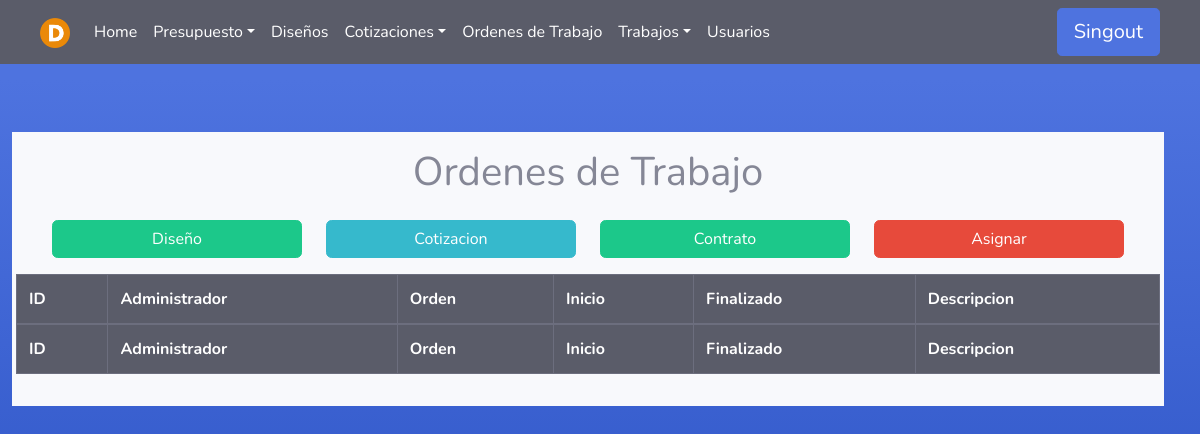
The app's page /Produccion/Ordenesinfo/4/ (signed in), older data.
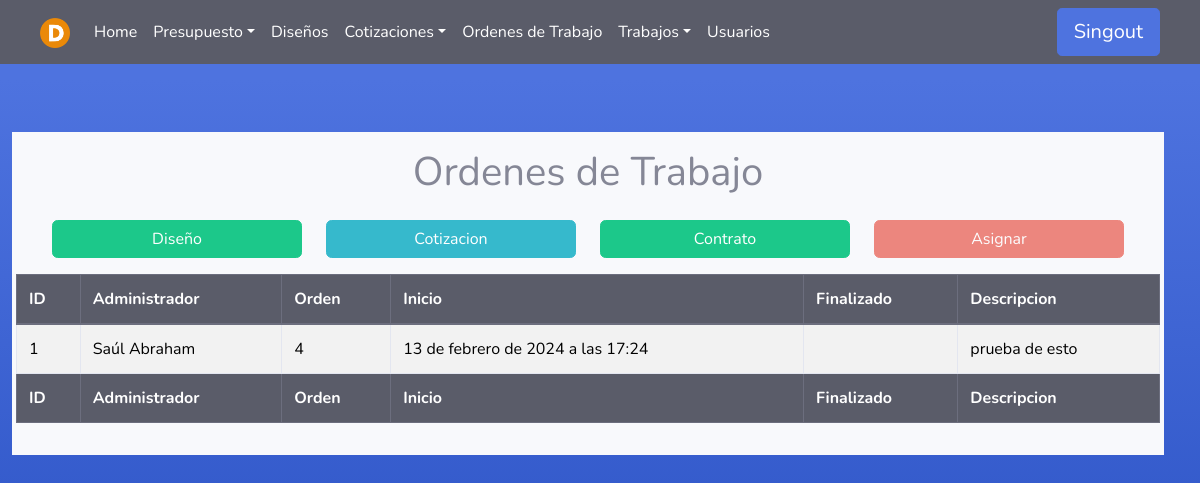
The same page, newer data.
### Produccion/models.py (models this page shows)
class Trabajos_Orden(models.Model):
    orden = models.ForeignKey(Orden_trabajo, on_delete=models.PROTECT, null=False, blank=False)
    trabajo = models.ForeignKey(Trabajo, on_delete=models.PROTECT, null=False, blank=False)
    administrador = models.ForeignKey(User, on_delete=models.PROTECT, null=False)

class Orden_trabajo(models.Model):
    presupuesto = models.ForeignKey(Presupuesto, on_delete=models.PROTECT, null=False, blank=False)
    diseno_CNC = models.ForeignKey(Diseno_CNC, on_delete=models.PROTECT, null=True)
    contrato = models.FileField(upload_to='contratos/' ,null=False, blank=False)

class Trabajo(models.Model):
    trabajador = models.ForeignKey(User, on_delete=models.PROTECT, null=False, blank=False)
    grup = models.ForeignKey(Group, on_delete=models.PROTECT, null=True, blank=True)
    fecha_inicio = models.DateTimeField(auto_now_add=True)
    fecha_fin = models.DateTimeField(null=True, blank=True)
    descripcion = models.CharField(max_length=100, null=False, blank=False)

### Produccion/views.py (the view)
# urls.py: path('Ordenesinfo/<int:id_o>/', produccion_views.ordenes_info , name='ordenes_trabajo_info'),
@login_required(login_url='index')
def ordenes_info(request, id_o):
    user = request.user
    if user.groups.filter(name='Administrador').exists() or user.is_superuser:
        orden = get_object_or_404(Orden_trabajo, id=id_o)
        diseno_aprobado = Diseno.objects.filter(presupuesto=orden.presupuesto, estado='Aprobado').first()
        if diseno_aprobado:
            cotizacion_aprobada = Cotizacion.objects.filter(diseno=diseno_aprobado, estado='Aprobado').first()
        else:
            cotizacion_aprobada = None
        objeto = {
            'orden': orden,
            'diseno_aprobado': diseno_aprobado,
            'cotizacion_aprobada': cotizacion_aprobada
        }
        Trabajos_en_Orden = Trabajos_Orden.objects.filter(orden=orden)
        trabajos_con_fecha_fin = Trabajos_en_Orden.filter(trabajo__fecha_fin__isnull=True).exists()
        return render(request, 'Produccion/Ordenes_trabajo_info.html',{'datos':objeto,'Trabajos':Trabajos_en_Orden,'trabajos_con_fecha_fin': trabajos_con_fecha_fin})
    else:
        error = "No tienes permiso para acceder a esta página."
        return render(request, '404.html', {'error': error})

### Templates/Produccion/Ordenes_trabajo_info.html (shortened to what this page needs)
{% extends 'tables.html' %}
{% block botones%}
<div class="container">
    <div class="text-center row ">
        <h1>Ordenes de Trabajo</h1>
        {% if datos.orden.diseno_CNC %}
        <div class="col-md-2 mt-3 mb-3">
        {% else %}
        <div class="col-md-3 mt-3 mb-3">
        {% endif %}
            <a class="btn btn-success btn-block" href="{% url 'descargar_archivo' id=datos.diseno_aprobado.id %}" download>
                Diseño
            </a>
        </div>
        {% if datos.orden.diseno_CNC %}
        <div class="col-md-2 mt-3 mb-3">
        {% else %}
        <div class="col-md-3 mt-3 mb-3">
        {% endif %}
            <a class="btn btn-info btn-block" href="{% url 'descargar_archivo_Cotizacion' id=datos.cotizacion_aprobada.id %}" download>
                Cotizacion
            </a>
        </div>
        {% if datos.orden.diseno_CNC %}
        <div class="col-md-2 mt-3 mb-3">
        {% else %}
        <div class="col-md-3 mt-3 mb-3">
        {% endif %}
            <a class="btn btn-success btn-block" href="{% url 'descargar_contrato' id=datos.orden.id %}" download>
                Contrato
            </a>
        </div>
        {% if datos.orden.diseno_CNC %}
        <div class="col-md-2 mt-3 mb-3">
        {% else %}
        <div class="col-md-3 mt-3 mb-3">
        {% endif %}
            <a id="btn-asignar" class="btn btn-danger btn-block" href="{% url 'TrabajosCrear' id_orden=datos.orden.id %}">
                Asignar
            </a>
        </div>
    </div>
</div>
{% endblock %}
{% load static %}
{% block head %}
<th>ID</th>
{% if user.is_superuser %}
<th>Administrador</th>
{% endif %}
<th>Orden</th>
<th>Inicio</th>
<th>Finalizado</th>
<th>Descripcion</th>
{% endblock %}
{% block tbody %}
{% for trabajoq in Trabajos %}
<td>{{trabajoq.id}}</td>
{% if user.is_superuser%}
<td>{{trabajoq.administrador.first_name}} {{trabajo.administrador.last_name}}</td>
{% endif %}
<td>{{trabajoq.orden.id}}</td>
<td>{{trabajoq.trabajo.fecha_inicio}}</td>
{% if trabajoq.trabajo.fecha_fin %}
<td>{{trabajoq.trabajo.fecha_fin}}</td>
{% else %}
<td></td>
{% endif %}
<td>{{trabajoq.trabajo.descripcion}}</td>
{% endfor %}
{% endblock %}
{% block footer %}
<th>ID</th>
{% if user.is_superuser %}
<th>Administrador</th>
{% endif %}
<th>Orden</th>
<th>Inicio</th>
<th>Finalizado</th>
<th>Descripcion</th>
{% endblock %}

Row changes from the older to the newer data that the page shows:
added Trabajos_Orden: id "1", administrador.first_name "Saúl Abraham", orden.id "4", trabajo.fecha_inicio "13 de febrero de 2024 a las 17:24", trabajo.descripcion "prueba de esto"
